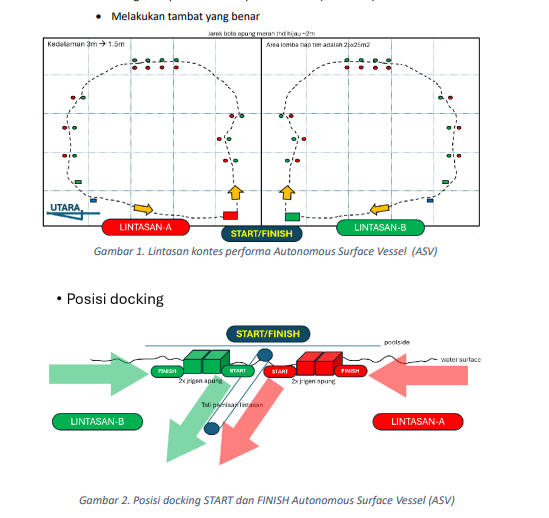
#> input picture arena dan docking .png, 549 x 518 px, given in place of the camera
$ python test_ball_navigation.py
#> lines starting #> are read from the running program, lines starting #| are printed output that depends on the picture; after the words box and inside, x2 and y2 are one past the last pixel; in counts of white or black regions, pixels touching at a corner belong together
#> in main, frame is the input picture: shape (518, 549, 3); mean B, G, R 237.9, 239.8, 240.4
#!/usr/bin/env python3
"""
LATIHAN: Deteksi Bola Merah-Hijau + Motor Otomatis ke Tengah
Test sederhana untuk validasi:
1. Deteksi bola merah (HSV)
2. Deteksi bola hijau (HSV)
3. Hitung titik tengah (midpoint)
4. Motor otomatis gerak ke tengah (differential drive)
"""

import cv2
import numpy as np
import time
import math

# Try import GPIO
try:
    import RPi.GPIO as GPIO
    GPIO_AVAILABLE = True
    MOTOR_LEFT_GPIO = 18
    MOTOR_RIGHT_GPIO = 13
    PWM_FREQ = 50
    print("✅ GPIO available")
except ImportError:
    GPIO_AVAILABLE = False
    print("⚠️ GPIO not available - simulation mode")

# ========== KONFIGURASI ==========
CAMERA_INDEX = 0
CAMERA_WIDTH = 640
CAMERA_HEIGHT = 480
CENTER_X = CAMERA_WIDTH // 2
CENTER_TOLERANCE = 50

# NEW: Headless mode (no GUI for SSH)
HEADLESS_MODE = True  # ← Set True untuk SSH/remote, False untuk local dengan display

# HSV Color ranges (RELAX + ADD SHAPE FILTER)
RED_LOWER1 = np.array([0, 120, 150])
RED_UPPER1 = np.array([10, 255, 255])
RED_LOWER2 = np.array([170, 120, 150])
RED_UPPER2 = np.array([180, 255, 255])

GREEN_LOWER = np.array([45, 100, 100])  # ← RELAX untuk bola hijau muda
GREEN_UPPER = np.array([75, 255, 255])

MIN_BALL_RADIUS = 15
MIN_AREA = 500
MIN_CIRCULARITY = 0.7  # ← NEW! Filter non-circular shapes

# ========== GPIO MOTOR SETUP ==========
pwm_left = None
pwm_right = None

def init_motors():
    """Initialize GPIO motors"""
    global pwm_left, pwm_right

    if not GPIO_AVAILABLE:
        print("⚠️ Skipping motor init (GPIO not available)")
        return False

    try:
        GPIO.setmode(GPIO.BCM)
        GPIO.setup(MOTOR_LEFT_GPIO, GPIO.OUT)
        GPIO.setup(MOTOR_RIGHT_GPIO, GPIO.OUT)

        pwm_left = GPIO.PWM(MOTOR_LEFT_GPIO, PWM_FREQ)
        pwm_right = GPIO.PWM(MOTOR_RIGHT_GPIO, PWM_FREQ)

        # Start at neutral
        pwm_left.start(7.5)
        pwm_right.start(7.5)

        print("✅ Motors initialized (GPIO 18 & 13)")
        return True
    except Exception as e:
        print(f"❌ Motor init error: {e}")
        return False

def set_motor_speeds(left_percent, right_percent):
    """
    Set motor speeds (-100 to +100)
    0 = stop, positive = forward, negative = reverse
    """
    if not GPIO_AVAILABLE or pwm_left is None:
        # Simulation mode
        print(f"🎮 MOTOR: Left={left_percent:+.0f}% | Right={right_percent:+.0f}%")
        return

    try:
        # Convert percent to duty cycle (5.0% to 10.0%)
        left_duty = 7.5 + (left_percent / 100.0) * 2.5
        right_duty = 7.5 + (right_percent / 100.0) * 2.5

        # Clamp
        left_duty = max(5.0, min(10.0, left_duty))
        right_duty = max(5.0, min(10.0, right_duty))

        pwm_left.ChangeDutyCycle(left_duty)
        pwm_right.ChangeDutyCycle(right_duty)

        print(f"⚡ MOTOR: L={left_percent:+.0f}% ({left_duty:.2f}dc) | R={right_percent:+.0f}% ({right_duty:.2f}dc)")
    except Exception as e:
        print(f"❌ Motor error: {e}")

def stop_motors():
    """Stop all motors"""
    set_motor_speeds(0, 0)
    print("🛑 Motors stopped")

# ========== BALL DETECTION ==========
def detect_ball(frame, lower, upper, lower2=None, upper2=None, color_name="ball"):
    """
    Detect ball with COLOR + SHAPE filtering
    """
#> called with lower = array of shape (3,), upper = array of shape (3,), lower2 = array of shape (3,), upper2 = array of shape (3,), color_name = 'red'
    blurred = cv2.GaussianBlur(frame, (7, 7), 0)
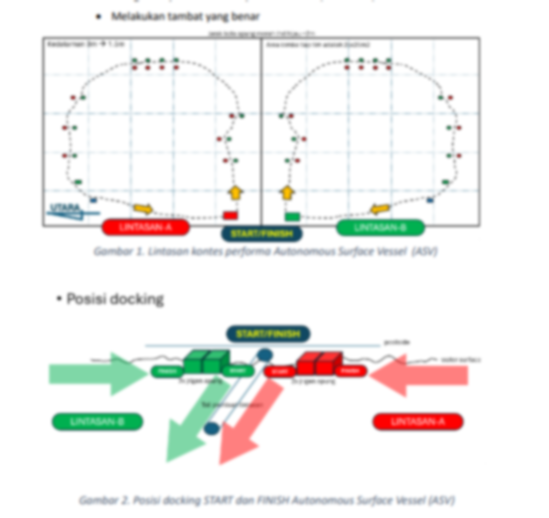
#> blurred: shape (518, 549, 3); mean B, G, R 237.9, 239.9, 240.4
    hsv = cv2.cvtColor(blurred, cv2.COLOR_BGR2HSV)
#> hsv: shape (518, 549, 3); mean H, S, V 18.7, 13.6, 245.6

    if lower2 is not None and upper2 is not None:
        mask = cv2.bitwise_or(
            cv2.inRange(hsv, lower, upper),
            cv2.inRange(hsv, lower2, upper2)
        )
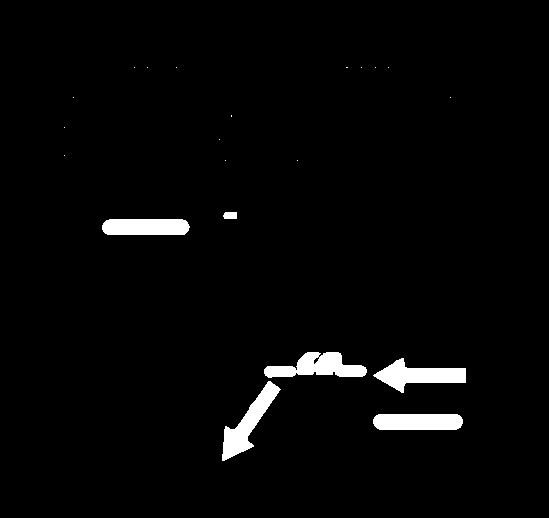
#> mask: shape (518, 549); 2.6% white; 21 white regions (15 under 20 px), largest, box (x1, y1, x2, y2) and area: (264, 352, 367, 378) 1569, (373, 358, 466, 393) 1533, (222, 381, 281, 461) 1528, (373, 414, 463, 430) 1383, (102, 219, 190, 235) 1341, (223, 212, 237, 219) 92
    else:
        mask = cv2.inRange(hsv, lower, upper)

    kernel = np.ones((5, 5), np.uint8)
    mask = cv2.morphologyEx(mask, cv2.MORPH_OPEN, kernel)
#> mask: shape (518, 549); 2.6% white; 7 white regions, largest, box (x1, y1, x2, y2) and area: (376, 359, 466, 391) 1516, (222, 382, 279, 460) 1507, (373, 414, 463, 430) 1383
    mask = cv2.dilate(mask, kernel, iterations=2)
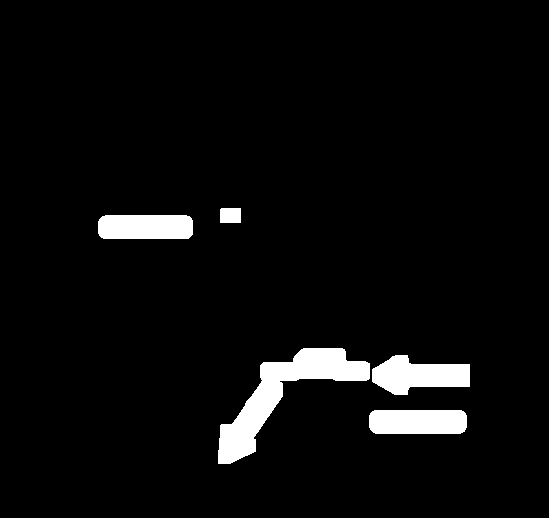
#> mask: shape (518, 549); 4.5% white; 5 white regions

    contours, _ = cv2.findContours(mask, cv2.RETR_EXTERNAL, cv2.CHAIN_APPROX_SIMPLE)
#> contours = 5 contours; box (x1, y1, x2, y2) and area: (218, 348, 370, 464) 5130, (372, 355, 470, 395) 2436, (369, 410, 467, 434) 2182, (98, 215, 193, 239) 2118, (220, 208, 241, 223) 280

    # Find BEST circular object
    best_ball = None
    best_score = 0

    for contour in contours:
        area = cv2.contourArea(contour)
        if area < MIN_AREA:
            continue

        # Calculate circularity
        perimeter = cv2.arcLength(contour, True)
        if perimeter == 0:
            continue
        circularity = 4 * math.pi * area / (perimeter * perimeter)

        ((x, y), radius) = cv2.minEnclosingCircle(contour)

        if radius < MIN_BALL_RADIUS:
            continue

        # CHECK CIRCULARITY!
        if circularity < MIN_CIRCULARITY:
            print(f"   {color_name.upper()} REJECTED: circ={circularity:.2f} < {MIN_CIRCULARITY}")
            continue

        # Score based on circularity + size
        score = circularity * area

        if score > best_score:
            best_score = score
            best_ball = {'x': int(x), 'y': int(y), 'radius': int(radius), 'circularity': circularity}
#> this loop made 5 passes
#> (area, perimeter, circularity, x, y, radius) on passes 1 to 4: (2182.5, 230, 0.518, 417.5, 421, 48.87), (2435.5, 252.7, 0.479, 420.9, 375, 49.3), (5130, 487.9, 0.271, 293.5, 413, 90.56), (2117.5, 224, 0.53, 145.1, 227, 47.45)
#> area on pass 5: 279.5
#|    RED REJECTED: circ=0.52 < 0.7
#|    RED REJECTED: circ=0.48 < 0.7
#|    RED REJECTED: circ=0.27 < 0.7
#|    RED REJECTED: circ=0.53 < 0.7
#> after the loop, best_score = 0

    if best_ball:
        print(f"   {color_name.upper()}: x={best_ball['x']}, y={best_ball['y']}, r={best_ball['radius']}, circ={best_ball['circularity']:.2f}")

    return best_ball

# [55 lines left out: functions calculate_midpoint, navigate_to_midpoint, not called in this run]

# ========== MAIN LOOP ==========
def main():
    print("=" * 60)
    print("🎯 LATIHAN: Deteksi Bola Merah-Hijau + Auto Navigation")
    if HEADLESS_MODE:
        print("   Mode: HEADLESS (no GUI - SSH compatible)")
    print("=" * 60)
    print("Controls:")
    print("  Ctrl+C = Quit")
    if not HEADLESS_MODE:
        print("  Q = Quit (GUI)")
        print("  S = Stop motors")
        print("  SPACE = Toggle auto navigation")
    print("=" * 60)

    # Initialize camera
    cap = cv2.VideoCapture(CAMERA_INDEX)
    cap.set(cv2.CAP_PROP_FRAME_WIDTH, CAMERA_WIDTH)
    cap.set(cv2.CAP_PROP_FRAME_HEIGHT, CAMERA_HEIGHT)

    if not cap.isOpened():
        print("❌ Cannot open camera")
        return

    print("✅ Camera initialized")

    # Initialize motors
    init_motors()

    # State
    auto_nav_enabled = True
    frame_count = 0
    last_log_time = time.time()

    print("\n🚀 Starting... (auto navigation: ON)")

    try:
        while True:
            ret, frame = cap.read()
            if not ret:
                print("⚠️ Camera read failed")
                break

            frame_count += 1
            current_time = time.time()

            # Detect balls
            red_ball = detect_ball(frame, RED_LOWER1, RED_UPPER1, RED_LOWER2, RED_UPPER2, "red")
            green_ball = detect_ball(frame, GREEN_LOWER, GREEN_UPPER, color_name="green")
#> call 2 of detect_ball, with lower = array of shape (3,), upper = array of shape (3,), color_name = 'green'
#> in detect_ball (call 2), `mask = cv2.inRange(hsv, lower, upper)`:
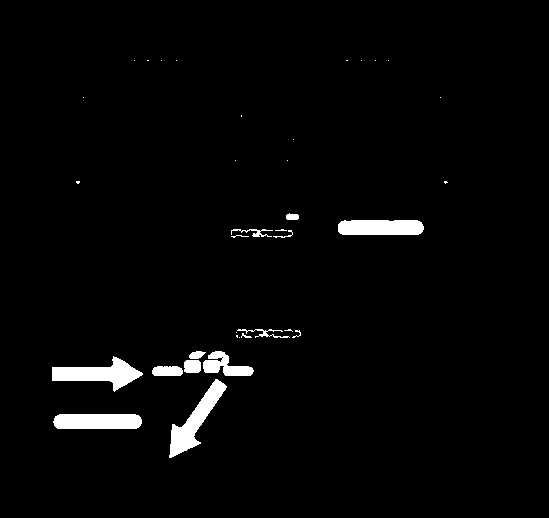
#> mask: shape (518, 549); 2.5% white; 36 white regions (21 under 20 px), largest, box (x1, y1, x2, y2) and area: (52, 356, 143, 392) 1447, (169, 379, 227, 458) 1445, (53, 414, 142, 429) 1281
#> in detect_ball (call 2), `mask = cv2.morphologyEx(mask, cv2.MORPH_OPEN, kernel)`:
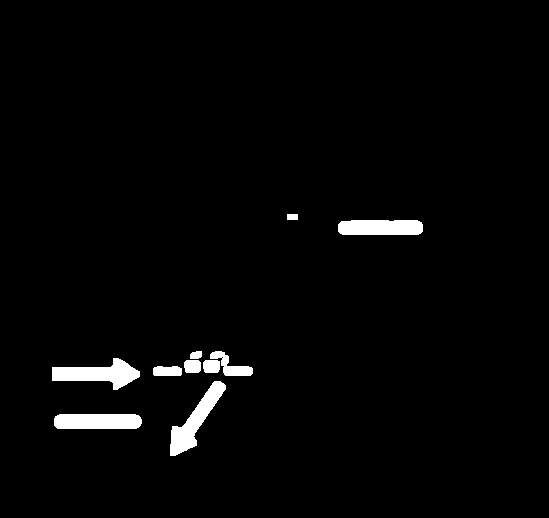
#> mask: shape (518, 549); 2.3% white; 10 white regions, largest, box (x1, y1, x2, y2) and area: (52, 358, 140, 390) 1426, (170, 381, 226, 456) 1408, (54, 414, 142, 429) 1279
#> in detect_ball (call 2), `mask = cv2.dilate(mask, kernel, iterations=2)`:
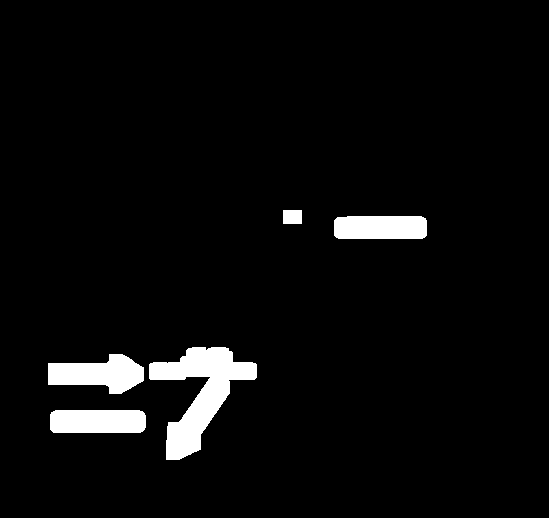
#> mask: shape (518, 549); 4.2% white; 5 white regions
#> in detect_ball (call 2), `contours, _ = cv2.findContours(mask, cv2.RETR_EXTERNAL, cv2.CHAIN_APPR..`: contours = 5 contours; box (x1, y1, x2, y2) and area: (149, 347, 257, 460) 4826, (48, 354, 144, 394) 2331, (50, 410, 146, 433) 2056, (334, 216, 427, 239) 1988, (283, 210, 302, 224) 234
#> the loop in detect_ball (call 2), `for contour in contours:` made 5 passes
#> (area, perimeter, circularity, x, y, radius) on passes 1 to 4: (2056, 225.8, 0.507, 97.43, 421.5, 48.02), (2331, 249.3, 0.471, 95.14, 373.5, 48.3), (4826, 482.2, 0.261, 202.5, 403.4, 66.47), (1987.5, 220.4, 0.514, 380, 227.5, 46.61)
#> (contour, area) on pass 5: ([[283, 210], [283, 223], [301, 223], [301, 210]], 234)
#|    GREEN REJECTED: circ=0.51 < 0.7
#|    GREEN REJECTED: circ=0.47 < 0.7
#|    GREEN REJECTED: circ=0.26 < 0.7
#|    GREEN REJECTED: circ=0.51 < 0.7
#> after the loop in detect_ball (call 2), `for contour in contours:`: best_score = 0

            # Calculate midpoint
            if red_ball and green_ball:
                midpoint = calculate_midpoint(red_ball, green_ball)

                # Auto navigation
                if auto_nav_enabled:
                    is_centered = navigate_to_midpoint(midpoint['x'])

                # Draw visualizations ONLY if not headless
                if not HEADLESS_MODE:
                    # Red ball
                    cv2.circle(frame, (red_ball['x'], red_ball['y']), red_ball['radius'], (0, 0, 255), 2)
                    cv2.putText(frame, "RED", (red_ball['x']-20, red_ball['y']-10),
                               cv2.FONT_HERSHEY_SIMPLEX, 0.6, (0, 0, 255), 2)

                    # Green ball
                    cv2.circle(frame, (green_ball['x'], green_ball['y']), green_ball['radius'], (0, 255, 0), 2)
                    cv2.putText(frame, "GREEN", (green_ball['x']-20, green_ball['y']-10),
                               cv2.FONT_HERSHEY_SIMPLEX, 0.6, (0, 255, 0), 2)

                    # Midpoint line
                    cv2.line(frame, (midpoint['x'], 0), (midpoint['x'], CAMERA_HEIGHT), (255, 0, 0), 2)
                    cv2.circle(frame, (midpoint['x'], midpoint['y']), 10, (255, 0, 0), -1)
            else:
                # No balls detected or only one ball
                if auto_nav_enabled:
                    stop_motors()

                if not HEADLESS_MODE:
                    if red_ball:
                        cv2.circle(frame, (red_ball['x'], red_ball['y']), red_ball['radius'], (0, 0, 255), 2)
                    elif green_ball:
                        cv2.circle(frame, (green_ball['x'], green_ball['y']), green_ball['radius'], (0, 255, 0), 2)

            # Show frame ONLY if not headless
            if not HEADLESS_MODE:
                # Draw center line
                cv2.line(frame, (CENTER_X, 0), (CENTER_X, CAMERA_HEIGHT), (255, 255, 255), 1)
                cv2.circle(frame, (CENTER_X, CAMERA_HEIGHT//2), 5, (255, 255, 255), -1)

                # Draw center tolerance zone
                cv2.rectangle(frame,
                             (CENTER_X - CENTER_TOLERANCE, 0),
                             (CENTER_X + CENTER_TOLERANCE, CAMERA_HEIGHT),
                             (128, 128, 128), 1)

                # Status overlay
                nav_status = "AUTO: ON" if auto_nav_enabled else "AUTO: OFF"
                cv2.putText(frame, nav_status, (10, CAMERA_HEIGHT - 10),
                           cv2.FONT_HERSHEY_SIMPLEX, 0.6, (0, 255, 255), 2)

                cv2.putText(frame, f"Frame: {frame_count}", (CAMERA_WIDTH - 150, CAMERA_HEIGHT - 10),
                           cv2.FONT_HERSHEY_SIMPLEX, 0.5, (255, 255, 255), 1)

                # Show frame
                cv2.imshow('Ball Detection + Auto Navigation', frame)

                # Keyboard control
                key = cv2.waitKey(1) & 0xFF

                if key == ord('q'):
                    print("\n🛑 Quit command received")
                    break
                elif key == ord('s'):
                    print("\n🛑 Stop motors")
                    stop_motors()
                    auto_nav_enabled = False
                elif key == ord(' '):
                    auto_nav_enabled = not auto_nav_enabled
                    status = "ON" if auto_nav_enabled else "OFF"
                    print(f"\n🔄 Auto navigation: {status}")
                    if not auto_nav_enabled:
                        stop_motors()
            else:
                # Headless mode - log status periodically
                if current_time - last_log_time >= 2.0:
                    status = f"Frame {frame_count} | Auto: {auto_nav_enabled}"
                    if red_ball and green_ball:
                        status += " | BOTH BALLS DETECTED | NAVIGATING"
                    elif red_ball:
                        status += " | RED only"
                    elif green_ball:
                        status += " | GREEN only"
                    else:
                        status += " | NO BALLS"
                    print(f"📊 {status}")
                    last_log_time = current_time

                # Sleep to prevent excessive CPU usage
                time.sleep(0.03)

    except KeyboardInterrupt:
        print("\n🛑 Interrupted by user (Ctrl+C)")

    finally:
        # Cleanup
        print("\n🧹 Cleaning up...")
        stop_motors()
        cap.release()
        if not HEADLESS_MODE:
            cv2.destroyAllWindows()

        if GPIO_AVAILABLE and pwm_left:
            pwm_left.stop()
            pwm_right.stop()
            GPIO.cleanup()

        print("👋 Goodbye!")

if __name__ == "__main__":
    main()
